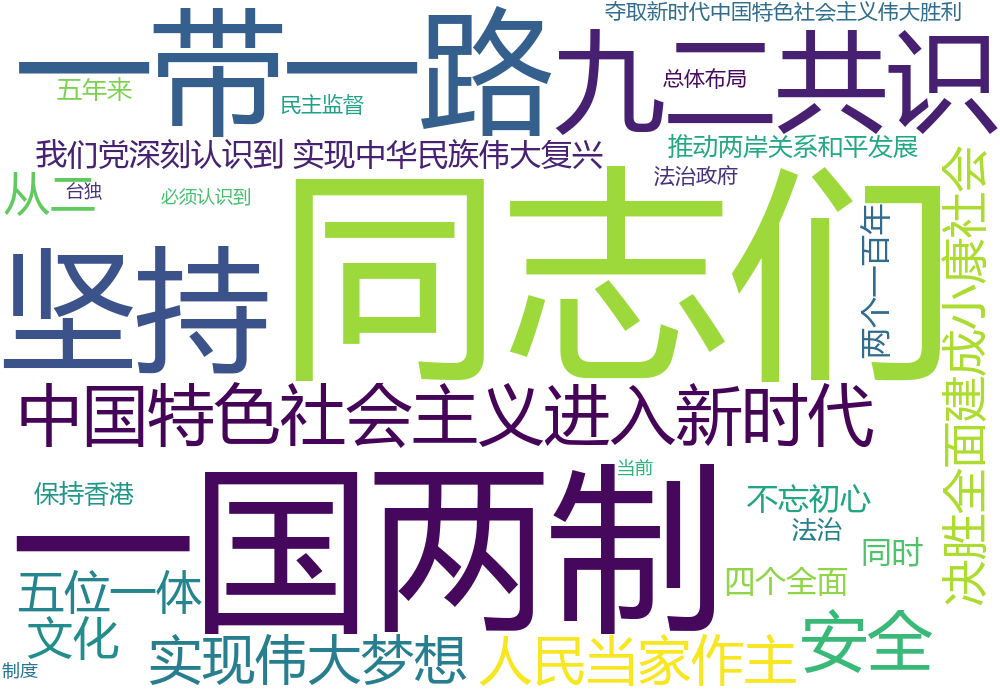

Source code (Python):
import jieba,wordcloud
f = open("D:\Python-based\新时代中国特色社会主义.txt","r",encoding="utf-8")
t = f.read()
f.close()

ls = jieba.lcut(t)
txt = "".join(ls)

w = wordcloud.WordCloud( font_path = "msyh.ttc",width = 1000,height = 700,background_color = "white")
w.generate(txt)
w.to_file("govcw.png")
